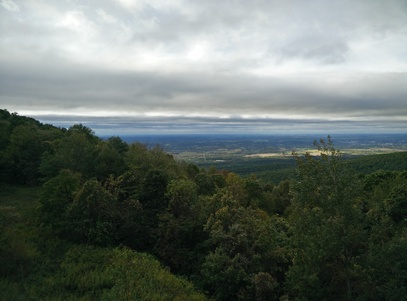
#> input picture data/pano_left.jpg, 407 x 301 px, shrunk from 1457 x 1080 before the run
$ python panaroma.py
#> lines starting #> are read from the running program, lines starting #| are printed output that depends on the picture
### python/matchPics.py
import cv2

from python.helper import briefMatch
from python.helper import computeBrief
from python.helper import corner_detection


def matchPics(I1, I2):
    # I1, I2 : Images to match
    image1 = I1
    image2 = I2

    # Convert Images to GrayScale
    if len(image1.shape) >= 3:
        image1 = cv2.cvtColor(image1, cv2.COLOR_BGR2GRAY)
    if len(image2.shape) >= 3:
        image2 = cv2.cvtColor(image2, cv2.COLOR_BGR2GRAY)
    # Detect Features in Both Images
    locs1 = corner_detection(image1, sigma=0.15)
    locs2 = corner_detection(image2, sigma=0.15)
    # Obtain descriptors for the computed feature locations
    desc1, locs1 = computeBrief(image1, locs1)
    desc2, locs2 = computeBrief(image2, locs2)
    # Match features using the descriptors
    matches = briefMatch(desc1, desc2, ratio=0.8)
    return matches, locs1, locs2

### python/helper.py
import cv2
import numpy as np
import skimage.feature
from matplotlib import pyplot as plt

PATCHWIDTH = 9


def briefMatch(desc1, desc2, ratio=0.8):
    matches = skimage.feature.match_descriptors(desc1, desc2, 'hamming', cross_check=True, max_ratio=ratio)
    return matches


# [8 lines left out: function plotMatches, not called in this run]


def makeTestPattern(patchWidth, nbits):
    np.random.seed(0)
    compareX = patchWidth * patchWidth * np.random.random((nbits, 1))
    compareX = np.floor(compareX).astype(int)
    np.random.seed(1)
    compareY = patchWidth * patchWidth * np.random.random((nbits, 1))
    compareY = np.floor(compareY).astype(int)

    return (compareX, compareY)


# [8 lines left out: function computePixel, not called in this run]


def computeBrief(img, locs):
    # [11 lines of commented-out code are left out]

    patchWidth = 9
    nbits = 256
    compareX, compareY = makeTestPattern(patchWidth, nbits)
    m, n = img.shape

    halfWidth = patchWidth // 2

    part1 = np.logical_and(halfWidth <= locs[:, 0], locs[:, 0] < m - halfWidth)
    part2 = np.logical_and(halfWidth <= locs[:, 1], locs[:, 1] < n - halfWidth)
    locs = locs[np.logical_and(part1, part2), :]

    zipped = np.column_stack((compareX, compareY))
    col1 = zipped[:, 0] % patchWidth - halfWidth
    row1 = zipped[:, 0] // patchWidth - halfWidth
    col2 = zipped[:, 1] % patchWidth - halfWidth
    row2 = zipped[:, 1] // patchWidth - halfWidth
    center0_row1 = np.add.outer(locs[:, 0], row1).astype(int)
    center1_col1 = np.add.outer(locs[:, 1], col1).astype(int)
    center0_row2 = np.add.outer(locs[:, 0], row2).astype(int)
    center1_col2 = np.add.outer(locs[:, 1], col2).astype(int)

    desc = np.zeros((locs.shape[0], zipped.shape[0]))
    desc[img[center0_row1, center1_col1] < img[center0_row2, center1_col2]] = 1

    return desc, locs


def corner_detection(im, sigma=0.15):
    # fast method
    result_img = skimage.feature.corner_fast(im, PATCHWIDTH, sigma)
    locs = skimage.feature.corner_peaks(result_img, min_distance=1)
    return locs

### python/planarH.py
import cv2
import numpy as np


def computeH(x1, x2):
    # Q3.6
    # Compute the homography between two sets of points
    tmp = x1.shape[0]
    tmp_list = []
    for i in range(tmp):
        tmp_list.append([-x2[i, 0], -x2[i, 1], -1, 0, 0, 0, x1[i, 0] * x2[i, 0], x1[i, 0] * x2[i, 1], x1[i, 0]])
        tmp_list.append([0, 0, 0, -x2[i, 0], -x2[i, 1], -1, x1[i, 1] * x2[i, 0], x1[i, 1] * x2[i, 1], x1[i, 1]])
    tmp_array = np.array(tmp_list)
    _, _, v = np.linalg.svd(tmp_array, full_matrices=True)
    if v[-1, -1] != 0:
        v = v[-1, :] / v[-1, -1]
    else:
        v = v[-1, :]
    H2to1 = v.reshape(3, 3)

    return H2to1


def computeH_norm(x1, x2):
    # Q3.7
    # Compute the centroid of the points
    length = x1.shape[0]
    x1_mean = np.mean(x1, axis=0)
    x2_mean = np.mean(x2, axis=0)
    # Shift the origin of the points to the centroid
    x1_shift = x1 - x1_mean
    x2_shift = x2 - x2_mean
    # Normalize the points so that the largest distance from the origin is equal to sqrt(2)
    x1_norm = np.max(np.linalg.norm(x1_shift, axis=1))
    x2_norm = np.max(np.linalg.norm(x2_shift, axis=1))
    x1_sqrt = np.sqrt(2) / x1_norm
    x2_sqrt = np.sqrt(2) / x2_norm
    x1_shift = x1_shift * x1_sqrt
    x2_shift = x2_shift * x2_sqrt
    # Similarity transform 1
    t1 = np.asarray([[x1_sqrt, 0, -x1_sqrt * x1_mean[0]],
                     [0, x1_sqrt, -x1_sqrt * x1_mean[1]],
                     [0, 0, 1]])
    # Similarity transform 2
    t2 = np.asarray([[x2_sqrt, 0, -x2_sqrt * x2_mean[0]],
                     [0, x2_sqrt, -x2_sqrt * x2_mean[1]],
                     [0, 0, 1]])
    # Compute homography
    H2to1 = computeH(x1_shift, x2_shift)
    # Denormalization
    H2to1 = np.matmul(np.linalg.inv(t1), H2to1)
    H2to1 = np.matmul(H2to1, t2)
    return H2to1


def computeH_ransac(x1, x2):
    # Q3.8
    # Compute the best fitting homography given a list of matching points
    inliers = []
    iterations = 1000
    inlier_tmp = 0
    tor = 5
    bestH2to1 = None
    for i in range(iterations):
        idx = np.arange(0, len(x1))
        np.random.shuffle(idx)
        ptsel = idx[0:4]
        H2to1 = computeH_norm(x1[ptsel], x2[ptsel])
        x2_ = np.hstack((x2, np.ones(len(x2)).reshape(-1, 1)))
        x1_ = np.matmul(H2to1, x2_.T)[0:2, :]
        dist = np.linalg.norm(x1.T - x1_, axis=0)
        inlier = (dist < tor).astype(int)
        inlier_cont = np.sum(inlier)
        if inlier_cont > inlier_tmp:
            inliers = inlier
            bestH2to1 = H2to1
            inlier_tmp = inlier_cont
    if len(inliers) > 1:
        index = [i for i, j in enumerate(inliers) if j == 1]
        if len(index) >= 4:
            bestH2to1 = computeH_norm(x1[index], x2[index])
    else:
        bestH2to1 = np.eye(3)
    return bestH2to1, inliers


# [22 lines left out: function compositeH, not called in this run]

### ec/panaroma.py
import cv2
import matplotlib.pyplot as plt

# Import necessary functions
from python.matchPics import matchPics
from python.planarH import computeH_ransac

# Write script for Q4.2x
img1 = cv2.imread('../data/pano_left.jpg')
#> img1 is the input picture: shape (301, 407, 3); mean B, G, R 105.5, 111.1, 101.9
img2 = cv2.imread('../data/pano_right.jpg')
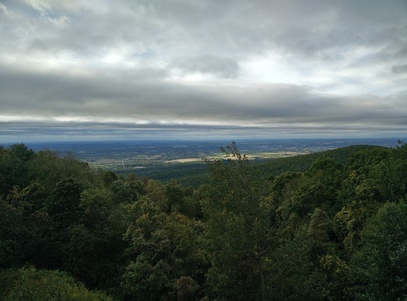
#> input picture data/pano_right.jpg, 407 x 301 px, shrunk from 1457 x 1080 before the run
#> img2 is the input picture: shape (301, 407, 3); mean B, G, R 103.1, 107.1, 96.8


def Q4_2x(path, num):
#> called with num = 0
    img1 = cv2.imread(path[0])
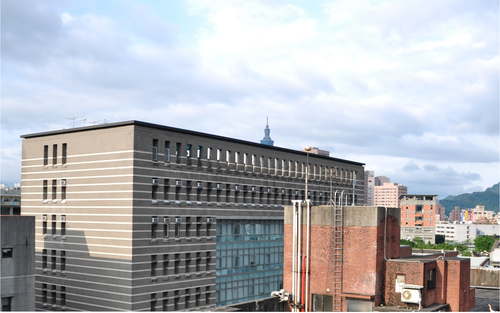
#> input picture data/right.png, 500 x 313 px, shrunk from 1792 x 1122 before the run
#> img1 is the input picture: shape (313, 500, 3); mean B, G, R 182.4, 177.8, 176.1
    img2 = cv2.imread(path[1])

    matches, locs1, locs2 = matchPics(img1, img2)
#> in corner_detection, `result_img = skimage.feature.corner_fast(im, PATCHWIDTH, sigma)`:
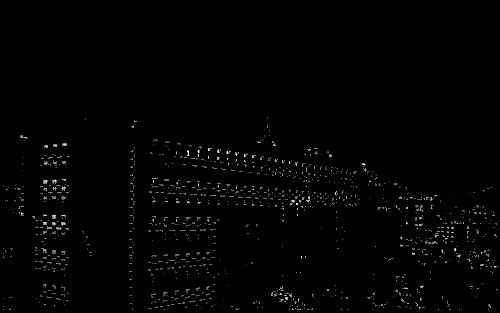
#> result_img: shape (313, 500) float64; min 0, max 10.38, mean 0.104; drawn with min black and max white
#> in corner_detection, `locs = skimage.feature.corner_peaks(result_img, min_distance=1)`: locs = 1088 pairs, first value 118 to 309, second value 3 to 496
#> in matchPics, `locs1 = corner_detection(image1, sigma=0.15)`: locs1 has the same summary as locs in corner_detection
#> in matchPics, `locs2 = corner_detection(image2, sigma=0.15)`: locs2 has the same summary as locs in corner_detection
#> in computeBrief, `locs = locs[np.logical_and(part1, part2), :]`: locs = 1060 pairs, first value 118 to 308, second value 5 to 494
#> in computeBrief, `center0_row1 = np.add.outer(locs[:, 0], row1).astype(int)`:
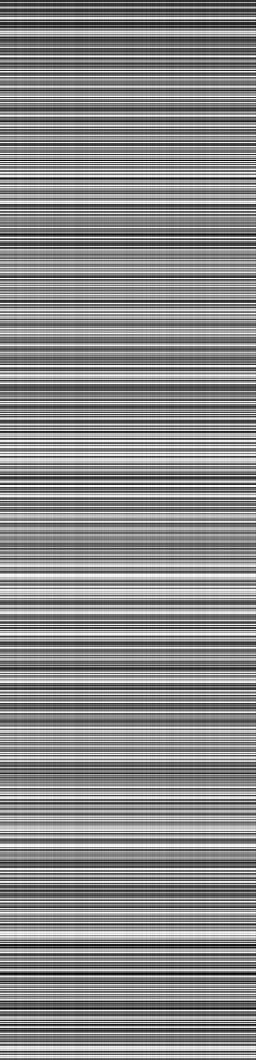
#> center0_row1: shape (1060, 256) int64; min 114, max 312, mean 220.8; drawn with min black and max white
#> in computeBrief, `center1_col1 = np.add.outer(locs[:, 1], col1).astype(int)`:
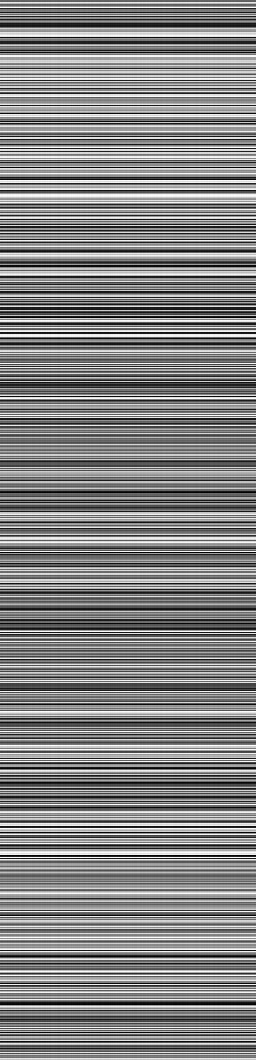
#> center1_col1: shape (1060, 256) int64; min 1, max 498, mean 256.6; drawn with min black and max white
#> in matchPics, `desc1, locs1 = computeBrief(image1, locs1)`: locs1 has the same summary as locs in computeBrief
#> in matchPics, `desc2, locs2 = computeBrief(image2, locs2)`: locs2 has the same summary as locs in computeBrief
#> in briefMatch, `matches = skimage.feature.match_descriptors(desc1, desc2, 'hamming', c..`: matches = 1060 pairs, first value 0 to 1059, second value 0 to 1059
#> locs1 has the same summary as locs in computeBrief; locs2 has the same summary as locs in computeBrief
    locs1 = locs1[matches[:, 0]]
    locs1 = locs1[:, [1, 0]]
#> locs1 = 1060 pairs, first value 5 to 494, second value 118 to 308
    locs2 = locs2[matches[:, 1]]
    locs2 = locs2[:, [1, 0]]
#> locs2 has the same summary as locs1

    bestH2to1, inliers = computeH_ransac(locs1, locs2)
#> the loop in computeH_ransac, `for i in range(iterations):` made 1000 passes
#> (ptsel, x2_mean in computeH_norm, x1_norm in computeH_norm, x2_norm in computeH_norm, x1_sqrt in computeH_norm, x2_sqrt in computeH_norm, t2 in computeH_norm, inlier_tmp) on pass 1: ([91, 442, 905, 686], [258.2, 214.2], 193.6, 193.6, 0.00731, 0.00731, [[0.00731, 0, -1.89], [0, 0.00731, -1.57], [0, 0, 1]], 1060)
#> (ptsel, x2_mean in computeH_norm, x1_norm in computeH_norm, x2_norm in computeH_norm, x1_sqrt in computeH_norm, x2_sqrt in computeH_norm, t2 in computeH_norm) on passes 2, 4, 6, 7, 10: ([899, 431, 909, 817], [274.2, 192.8], 124.9, 124.9, 0.0113, 0.0113, [[0.0113, 0, -3.11], [0, 0.0113, -2.18], [0, 0, 1]]), ([1036, 545, 156, 644], [336.2, 195.2], 143.3, 143.3, 0.00987, 0.00987, [[0.00987, 0, -3.32], [0, 0.00987, -1.93], [0, 0, 1]]), ([811, 510, 438, 116], [342.5, 218.5], 162.2, 162.2, 0.00872, 0.00872, [[0.00872, 0, -2.99], [0, 0.00872, -1.91], [0, 0, 1]]), ([567, 296, 942, 834], [373.5, 201.8], 134.1, 134.1, 0.0105, 0.0105, [[0.0105, 0, -3.94], [0, 0.0105, -2.13], [0, 0, 1]]), ([762, 925, 982, 769], [216.8, 195.5], 86.89, 86.89, 0.0163, 0.0163, [[0.0163, 0, -3.53], [0, 0.0163, -3.18], [0, 0, 1]])

    r, c = int(2 * img1.shape[1]), int(1.5 * img1.shape[0])

    output = cv2.warpPerspective(img2, bestH2to1, (r, c))
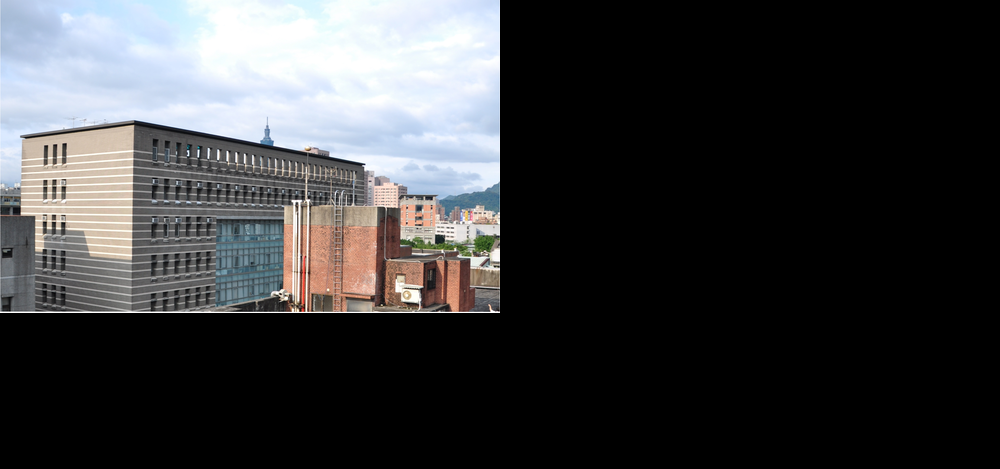
#> output: shape (469, 1000, 3); mean B, G, R 60.9, 59.3, 58.8
    output[0:img1.shape[0], 0:img1.shape[1]] = img1

    cv2.imwrite(f'../data/pano_out_{num}.jpg', output)
    for i, element in enumerate([img1, img2, output]):
        plt.subplot(3, 1, 1 + i)
        plt.imshow(cv2.cvtColor(element, cv2.COLOR_BGR2RGB))
#> this loop made 3 passes

    plt.show()
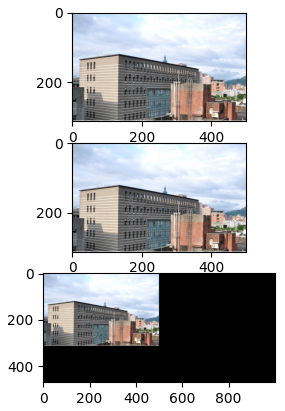
#> figure drawn by matplotlib, 3 panels


if __name__ == '__main__':
    path = [['../data/right.png', '../data/right.png'],
            ['../data/pano_left.jpg', '../data/pano_right.jpg']]
    for i, element in enumerate(path):
        Q4_2x(element, i)
